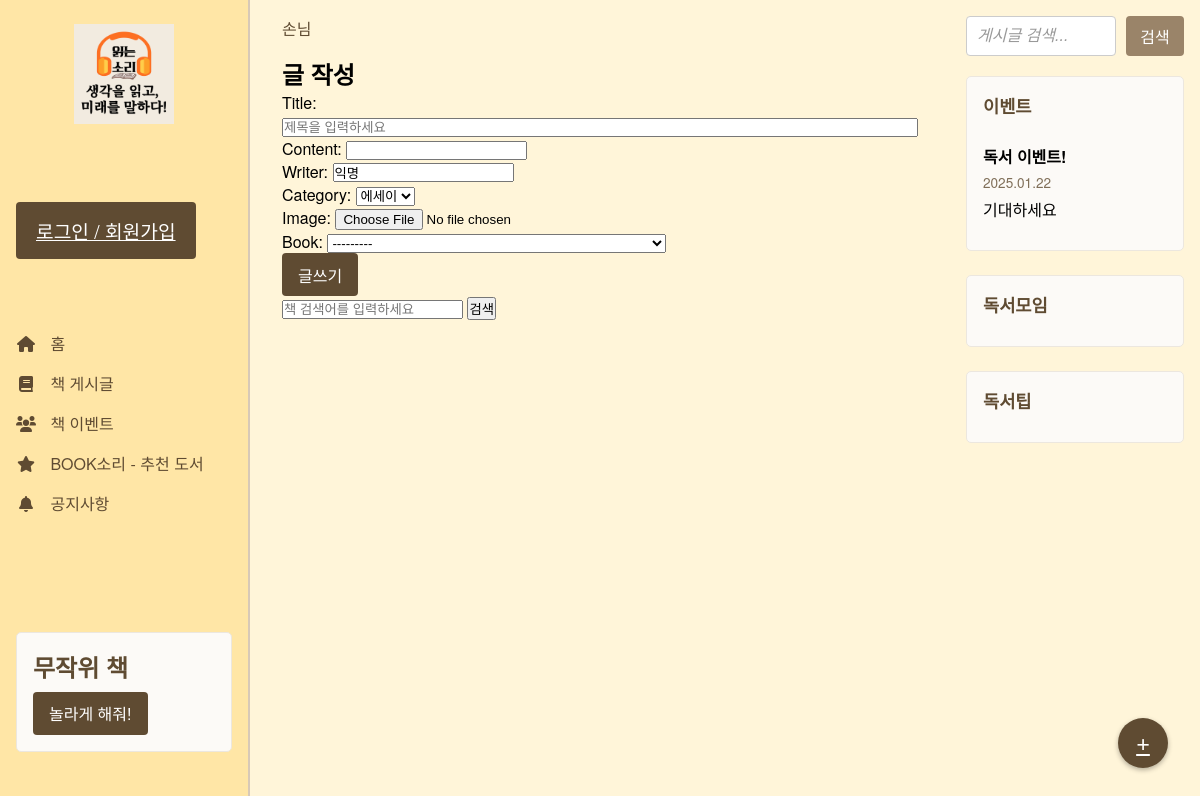
Page /post/ on the earlier database version.
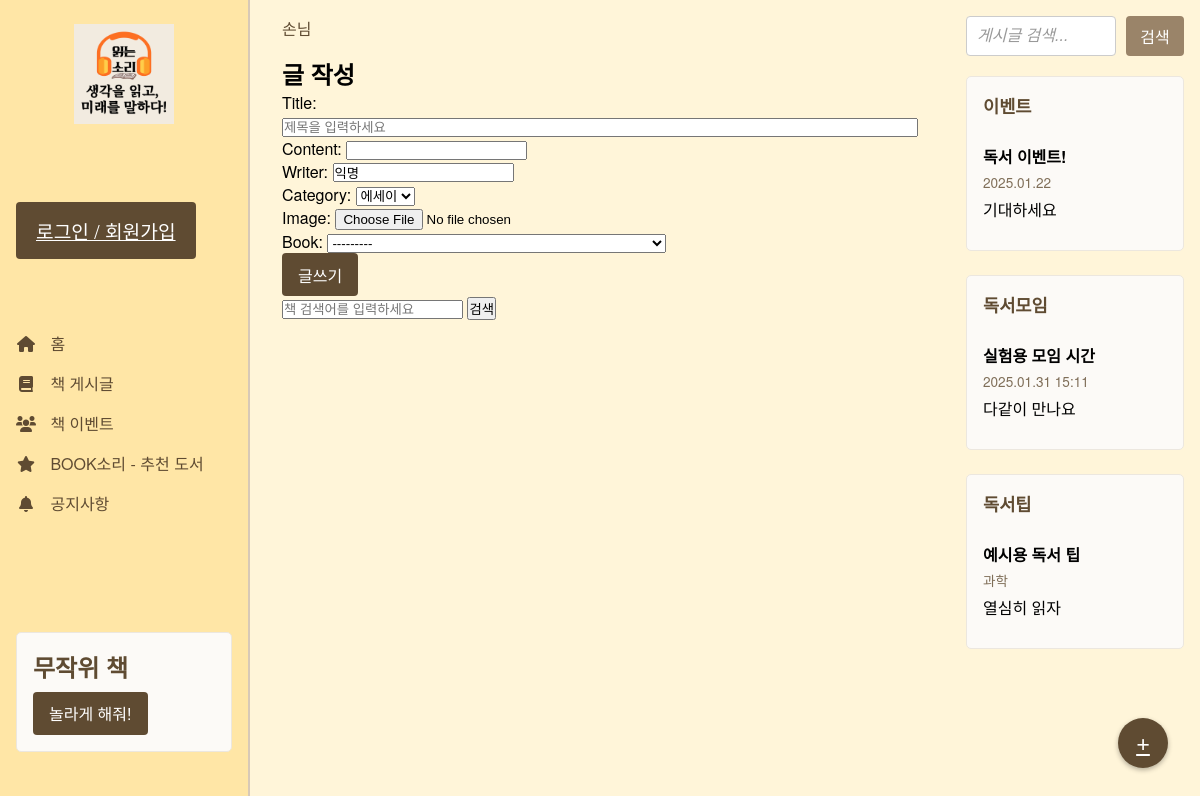
Same page on the later database version.
### community/models.py (models this page shows)
class Book(models.Model):
    title        = models.CharField(max_length=200)
    author       = models.CharField(max_length=100, blank=True, null=True)
    publisher    = models.CharField(max_length=100, blank=True, null=True)
    pubdate      = models.CharField(max_length=20, blank=True, null=True)  # YYYYMMDD 형태가 올 수 있음
    thumbnail_url= models.URLField(blank=True, null=True)
    link         = models.URLField(blank=True, null=True)  # NAVER 도서 링크
    def __str__(self):
        return self.title

class BasePost(models.Model):
    title = models.CharField(max_length=200)
    content = models.TextField()
    author = models.ForeignKey(User, on_delete=models.CASCADE)
    created_at = models.DateTimeField(auto_now_add=True)
    is_active = models.BooleanField(default=True)
    class Meta:
        abstract = True

class EventPost(BasePost):
    event_date = models.DateField()

class ReadingGroupPost(BasePost):
    meeting_time = models.DateTimeField()

class ReadingTipPost(BasePost):
    category = models.CharField(max_length=50)

### community/views.py (the view)
# urls.py: path('post/', views.post_view, name='post'),
def post_view(request):
    context = get_common_context()
    if request.method == 'POST':
        form = PostForm(request.POST, request.FILES)
        if form.is_valid():
            return handle_post_submission(request, form)
    return render(request, 'community/post.html',
                 {'form': PostForm(), **context})

### community/forms.py
class PostForm(forms.ModelForm):
    class Meta:
        model = Post
        fields = ['title', 'content', 'writer', 'category','image', 'book']
        widgets = {
                'title': forms.TextInput(attrs={'class': 'form-control', 'style': 'width: 100%', 'placeholder': '제목을 입력하세요'}),
                'content': CKEditorUploadingWidget(),
        }

### community/views.py (called while the page is built)
def get_common_context():
    return {
        'events': EventPost.objects.filter(is_active=True),
        'reading_groups': ReadingGroupPost.objects.filter(is_active=True),
        'tips': ReadingTipPost.objects.filter(is_active=True),
    }

### community/templates/community/post.html (shortened to what this page needs)
{% extends "community/base.html" %}
{% load static %}
{% block content %}
<section class="section active" id="post-section">
  <h2>글 작성</h2>
  <form method="POST" action="" enctype="multipart/form-data">
    {{ form.as_p }}
    <button type="submit" class="btn hover-effect">글쓰기</button>
  </form>
  <div>
    <input type="text" id="book-search-input" placeholder="책 검색어를 입력하세요">
    <button type="button" onclick="searchBooks()">검색</button>
  </div>
</section>
{% endblock %}

### community/templates/community/base.html (shortened to what this page needs)
{% load static %}
<!DOCTYPE html>
<html lang="ko">
<head>
  <link rel="stylesheet" href="{% static 'community/css/style.css' %}" />
  <link
    rel="stylesheet"
    href="https://cdnjs.cloudflare.com/ajax/libs/font-awesome/6.0.0-beta3/css/all.min.css"
  />
</head>
<body>
  <aside class="sidebar">
    <div class="sidebar-header">
      <img src="{% static 'community/images/logo.png' %}" alt="읽는소리" class="brand-logo" />
    </div>
    <div class="login-container">
      <a href="{% url 'community:login' %}" class="hover-effect btn" id="login-btn">로그인 / 회원가입</a>
    </div>
<nav class="nav-menu">
  <ul>
    <li>
      <a href="{% url 'community:home' %}" class="nav-link{% if request.resolver_match.url_name == 'home' %} active{% endif %}">
        <i class="fas fa-home"></i>
        <span>홈</span>
      </a>
    </li>
    <li>
      <a href="{% url 'community:book_sound' %}" class="nav-link{% if request.resolver_match.url_name == 'book_sound' %} active{% endif %}">
        <i class="fas fa-book"></i>
        <span>책 게시글 </span>
      </a>
    </li>
    <li class="has-submenu">
      <a href="{% url 'community:reading_meeting' %}" class="nav-link{% if 'group-section' in request.path %} active{% endif %}">
        <i class="fas fa-users"></i>
        <span>책 이벤트</span>
      </a>
    </li>
    <li>
      <a href="{% url 'community:recommend_book' %}" class="nav-link{% if request.resolver_match.url_name == 'recommend_book' %} active{% endif %}">
        <i class="fas fa-star"></i>
        <span>BOOK소리 - 추천 도서</span>
      </a>
    </li>
    <li>
      <a href="{% url 'community:notice' %}" class="nav-link{% if request.resolver_match.url_name == 'notice' %} active{% endif %}">
        <i class="fas fa-bell"></i>
        <span>공지사항</span>
      </a>
    </li>
  </ul>
</nav>
    <div class="random-book-section">
      <h2>무작위 책</h2>
      <button class="btn hover-effect" id="random-book-btn">놀라게 해줘!</button>
    </div>
  </aside>
  <main class="content">
    <header class="top-bar">
      <div class="user-info" id="user-info">
        <span id="user-nickname">손님</span>
      </div>
    </header>
    {% block content %}
    {% endblock %}
  </main>
  <aside class="sidebar right-sidebar">
    <div class="search-container">
      <input type="text" id="search-input" placeholder="게시글 검색..." />
      <button class="btn hover-effect" id="search-btn">검색</button>
    </div>
    <div class="sidebar-section">
        <h2>이벤트</h2>
        <div class="event-list">
            {% for event in events %}
            <div class="event-item">
                <h4>{{ event.title }}</h4>
                <p class="event-date">{{ event.event_date|date:"Y.m.d" }}</p>
                <p class="event-content">{{ event.content|truncatechars:50 }}</p>
            </div>
            {% endfor %}
        </div>
    </div>
    <div class="sidebar-section">
        <h2>독서모임</h2>
        <div class="group-list">
            {% for group in reading_groups %}
            <div class="group-item">
                <h4>{{ group.title }}</h4>
                <p class="meeting-time">{{ group.meeting_time|date:"Y.m.d H:i" }}</p>
                <p class="group-content">{{ group.content|truncatechars:50 }}</p>
            </div>
            {% endfor %}
        </div>
    </div>
    <div class="sidebar-section">
        <h2>독서팁</h2>
        <div class="tip-list">
            {% for tip in tips %}
            <div class="tip-item">
                <h4>{{ tip.title }}</h4>
                <p class="tip-category">{{ tip.category }}</p>
                <p class="tip-content">{{ tip.content|truncatechars:50 }}</p>
            </div>
            {% endfor %}
        </div>
    </div>
  </aside>
  <div class="floating-btn-container">
    <a href="{% url 'community:post' %}" class="btn fab hover-effect" id="post-btn">+</a>
  </div>
</body>
</html>

### community/static/community/css/style.css (style rules this page uses)
* { margin: 0; padding: 0; box-sizing: border-box; }
body { display: flex; min-height: 100vh; justify-content: center; font-family: "Helvetica Neue", Helvetica, Arial, sans-serif; background-color: #fff5d9; }
.sidebar { width: 250px; background-color: #ffe6a6; padding: 1rem; border-right: 2px solid #d8c9b7; display: flex; flex-direction: column; justify-content: space-between; transition: width 0.3s ease; overflow-x: hidden; }
.sidebar-header { text-align: center; padding: 0.5rem 0; margin-bottom: 0.5rem; }
.brand-logo { max-width: 100px; height: auto; display: block; margin: 0 auto; }
.nav-menu ul { list-style-type: none; }
.nav-menu .nav-link { display: block; text-decoration: none; font-size: 1rem; color: #5f4b32; padding: 0.5rem 0; transition: color 0.3s ease; }
.random-book-section { margin: 2rem 0; padding: 1rem; background-color: #fcfaf7; border: 1px solid #ece7df; border-radius: 5px; }
.random-book-section h2 { color: #5f4b32; margin-bottom: 0.5rem; }
#login-btn { background-color: #5f4b32; color: #fff; border: none; border-radius: 4px; cursor: pointer; transition: background-color 0.3s ease; position: relative; width: 100%; max-width: 220px; height: auto; font-size: 1.2rem; padding: 15px 20px; margin: 15px auto; }
.nav-menu .nav-link i { margin-right: 10px; width: 20px; text-align: center; }
.nav-menu ul li.has-submenu { position: relative; }
.sidebar.right-sidebar { border-right: none; background-color: #fff5d9; display: flex; flex-direction: column; justify-content: flex-start; width: 250px; padding: 1rem; }
.sidebar-section { background-color: #fcfaf7; border: 1px solid #ece7df; border-radius: 5px; padding: 1rem; margin-bottom: 1.5rem; transition: transform 0.2s; }
.sidebar-section h2 { margin-bottom: 0.8rem; color: #5f4b32; font-size: 1.1rem; font-weight: 600; }
.event-item, .group-item, .tip-item { padding: 0.8rem 0; border-bottom: 1px solid #ece7df; }
.event-item:last-child, .group-item:last-child, .tip-item:last-child { border-bottom: none; }
.event-date, .meeting-time, .tip-category { font-size: 0.85rem; color: #7f6e58; margin: 0.3rem 0; }
.content { flex: 1; padding: 1rem 2rem; display: flex; flex-direction: column; max-width: 1200px; }
.top-bar { display: flex; justify-content: space-between; align-items: center; margin-bottom: 1rem; }
.user-info { font-size: 1rem; color: #5f4b32; }
.btn { background-color: #5f4b32; color: #fff; border: none; border-radius: 4px; padding: 0.6rem 1rem; cursor: pointer; font-size: 1rem; transition: background-color 0.3s ease; position: relative; }
.hover-effect { transition: transform 0.2s ease; }
.search-container { display: flex; gap: 10px; align-items: center; justify-content: center; margin-bottom: 20px; }
#search-input { width: 150px; height: 40px; font-size: 16px; padding: 5px 10px; border-radius: 4px; border: 1px solid #ccc; }
#search-input::placeholder { color: #999999; font-style: italic; }
#search-btn { width: 100px; height: 40px; font-size: 16px; padding: 5px 10px; border-radius: 4px; border: none; background-color: #9a8469; color: #ffffff; cursor: pointer; transition: background-color 0.3s ease; }
.section { display: none; }
.section.active { display: block; }
.floating-btn-container { position: fixed; bottom: 2rem; right: 2rem; z-index: 10; }
.btn.fab { width: 50px; height: 50px; border-radius: 50%; font-size: 1.5rem; font-weight: bold; display: flex; align-items: center; justify-content: center; padding: 0; box-shadow: 0 2px 5px rgba(0,0,0,0.3); }

Differences in the rows shown:
added ReadingGroupPost: title "실험용 모임 시간", meeting_time "2025.01.31 15:11", content "다같이 만나요"
added ReadingTipPost: title "예시용 독서 팁", category "과학", content "열심히 읽자"
